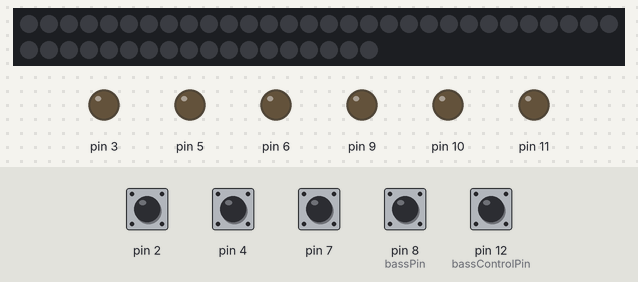
A sketch run on a simulated Arduino Uno, built with avr-gcc and run on an emulated ATmega328P. Parts: 48 RGB LEDs in strip order, left to right, continuing on the next row, output pins drawn as LEDs (lit = HIGH). Inputs (shaded band) come from the test bench; at power-on: pin 2, pin 4, pin 7, pin 8 (bassPin), pin 12 (bassControlPin) HIGH.

Above: at 1.2 s.
1.3 s: pin 2 pulled LOW for 1 s
At 1.98 s:
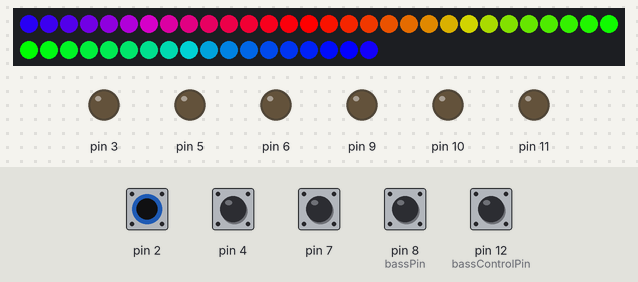
2.9 s: pin 2 pulled LOW for 0.15 s
At 4.0 s:
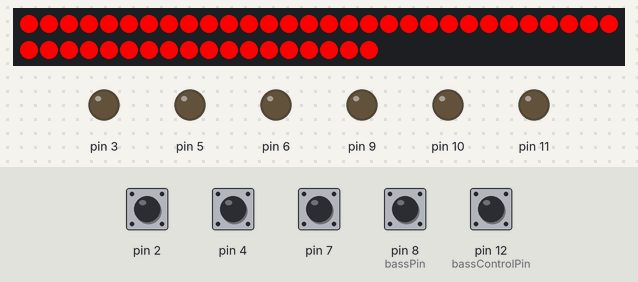
4.5 s: pin 4 pulled LOW for 1 s
At 5.49 s:
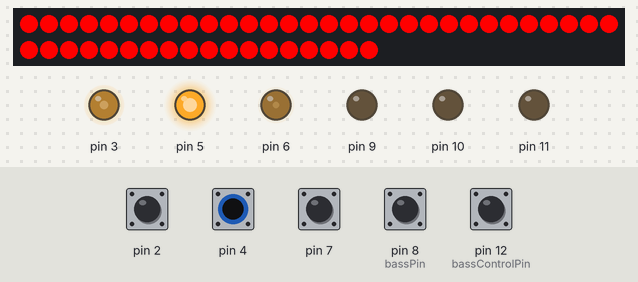
6.1 s: pin 4 pulled LOW for 0.15 s
Timing chart, 0 to 9.1 s (numbered marks = the images above; inputs shaded):
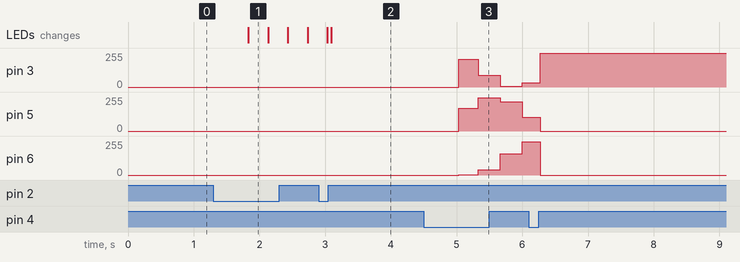

The sketch:

arduino_forum_393102.ino
```cpp
// (licence header left out)
// #define DEBUG


#include <Adafruit_NeoPixel.h>

#include "DebounceInput.h"

const int bassPin = 8;
const int bassControlPin = 12;

// -------------- BUTTONS -----------------------

class Button : DebouncedInput {

    const unsigned long LONG_CLICK_ms = 500;
    const unsigned long DCLICK_ms = 250;

    unsigned long down;
    int clickcount;
    boolean clickfired;

  public:
    Button(int pin) : DebouncedInput(pin)  {}

    virtual void onClick(int) {}
    virtual void onLongClick(int) {}

    void loop() {
      read();

      if (falling()) {
#ifdef DEBUG
        Serial.print("Button ");
        Serial.print((int)this);
        Serial.println(" falling");
#endif
        if (millis() - down > DCLICK_ms) clickcount = 0;
        clickcount ++;
        clickfired = false;
        down = millis();
      }
      else if (rising()) {
#ifdef DEBUG
        Serial.print("Button ");
        Serial.print((int)this);
        Serial.println(" rising");
#endif
        if (!clickfired) {
          onClick(clickcount);
          clickfired = true;
        }
      }
      else if (low() && !clickfired && millis() - down > LONG_CLICK_ms) {
#ifdef DEBUG
        Serial.print("Button ");
        Serial.print((int)this);
        Serial.println(" longclick");
#endif
        onLongClick(clickcount);
        clickfired = true;
      }
    }
};

// -------------- UTILITY CLASS -----------------------

// a simple list stores 20 pointers to whatever.

template <class T>
class SimpleList {
  public:
    T *list[20];
    int n = 0;
    void add(T *t) {
      if (n < 20) list[n++] = t;
    }
};

// -------------- EFFECTS AND CONTROLLERS -----------------------


class Effect;
class StrandEffect;
class RGBEffect;

template <class E>
class Controller;
class StrandController;
class RGBController;

SimpleList<StrandEffect> strandEffects;
SimpleList<RGBEffect> rgbEffects;

class Effect
{
  public:
    virtual void set_up(Controller<Effect> *controller) {
#ifdef DEBUG
      Serial.print("Controller ");
      Serial.print((int)controller);
      Serial.println(" set_up() ");
#endif
    }

    virtual void start(Controller<Effect> *controller) {
#ifdef DEBUG
      Serial.print("Controller ");
      Serial.print((int)controller);
      Serial.println(" start() ");
#endif
    }

    virtual void loop(Controller<Effect> *controller) = 0;

    virtual void stop(Controller<Effect> *controller) {
#ifdef DEBUG
      Serial.print("Controller ");
      Serial.print((int)controller);
      Serial.println(" stop() ");
#endif
    }

    virtual void tear_down(Controller<Effect> *controller) {
#ifdef DEBUG
      Serial.print("Controller ");
      Serial.print((int)controller);
      Serial.println(" tear_down() ");
#endif
    }

    // Input a value 0 to 255 to get a color value.
    // The colours are a transition r - g - b - back to r.
    static uint32_t wheel(Adafruit_NeoPixel &strip, byte WheelPos) {
      WheelPos = 255 - WheelPos;
      if (WheelPos < 85) {
        return strip.Color(255 - WheelPos * 3, 0, WheelPos * 3);
      }
      if (WheelPos < 170) {
        WheelPos -= 85;
        return strip.Color(0, WheelPos * 3, 255 - WheelPos * 3);
      }
      WheelPos -= 170;
      return strip.Color(WheelPos * 3, 255 - WheelPos * 3, 0);
    }

    static uint32_t wheel_v(Adafruit_NeoPixel &strip, byte WheelPos, byte v) {
      WheelPos = 255 - WheelPos;
      if (WheelPos < 85) {
        return strip.Color((255 - WheelPos * 3) * v / 255, 0, (WheelPos * 3) * v / 255);
      }
      if (WheelPos < 170) {
        WheelPos -= 85;
        return strip.Color(0, (WheelPos * 3) * v / 255, (255 - WheelPos * 3) * v / 255);
      }
      WheelPos -= 170;
      return strip.Color((WheelPos * 3) * v / 255, (255 - WheelPos * 3) * v / 255, 0);
    }

    static byte wheel_RED(byte WheelPos, byte v) {
      WheelPos = 255 - WheelPos;
      if (WheelPos < 85) {
        return (255 - WheelPos * 3) * v / 255;
      }
      if (WheelPos < 170) {
        WheelPos -= 85;
        return 0;
      }
      WheelPos -= 170;
      return (WheelPos * 3) * v / 255;
    }

    static byte wheel_GREEN(byte WheelPos, byte v) {
      WheelPos = 255 - WheelPos;
      if (WheelPos < 85) {
        return 0;
      }
      if (WheelPos < 170) {
        WheelPos -= 85;
        return (WheelPos * 3) * v / 255;
      }
      WheelPos -= 170;
      return  0;
    }

    static byte wheel_BLUE(byte WheelPos, byte v) {
      WheelPos = 255 - WheelPos;
      if (WheelPos < 85) {
        return  (WheelPos * 3) * v / 255;
      }
      if (WheelPos < 170) {
        WheelPos -= 85;
        return  (255 - WheelPos * 3) * v / 255;
      }
      WheelPos -= 170;
      return  0;
    }

};

class StrandEffect: public virtual Effect {
  public:
    StrandEffect() {
      strandEffects.add(this);
    }

    void set_up(Controller<Effect> *controller) {
      set_up((StrandController *)controller);
    }

    void start(Controller<Effect> *controller) {
      start((StrandController *)controller);
    }

    void loop(Controller<Effect> *controller) {
      loop((StrandController *)controller);
    }

    void stop(Controller<Effect> *controller) {
      stop((StrandController *)controller);
    }

    void tear_down(Controller<Effect> *controller) {
      tear_down((StrandController *)controller);
    }

    virtual void set_up(StrandController *controller) {
#ifdef DEBUG
      Effect::set_up((Controller<Effect> *)controller);
#endif
    }

    virtual void start(StrandController *controller) {
#ifdef DEBUG
      Effect::start((Controller<Effect> *)controller);
#endif
    }

    virtual void loop(StrandController *controller) = 0;

    virtual void stop(StrandController *controller) {
#ifdef DEBUG
      Effect::stop((Controller<Effect> *)controller);
#endif
    }

    virtual void tear_down(StrandController *controller) {
#ifdef DEBUG
      Effect::tear_down((Controller<Effect> *)controller);
#endif
    }


};

class RGBEffect: public virtual Effect {
  public:
    RGBEffect() {
      rgbEffects.add(this);
    }


    void set_up(Controller<Effect> *controller) {
      set_up((RGBController *)controller);
    }

    void start(Controller<Effect> *controller) {
      start((RGBController *)controller);
    }

    void loop(Controller<Effect> *controller) {
      loop((RGBController *)controller);
    }

    void stop(Controller<Effect> *controller) {
      stop((RGBController *)controller);
    }

    void tear_down(Controller<Effect> *controller) {
      tear_down((RGBController *)controller);
    }

    virtual void set_up(RGBController *controller) {
#ifdef DEBUG
      Effect::set_up((Controller<Effect> *)controller);
#endif
    }

    virtual void start(RGBController *controller) {
#ifdef DEBUG
      Effect::start((Controller<Effect> *)controller);
#endif
    }

    virtual void loop(RGBController *controller) = 0;

    virtual void stop(RGBController *controller) {
#ifdef DEBUG
      Effect::stop((Controller<Effect> *)controller);
#endif
    }

    virtual void tear_down(RGBController *controller) {
#ifdef DEBUG
      Effect::tear_down((Controller<Effect> *)controller);
#endif
    }

};

template <class E>
class Controller {
  public:
    SimpleList<E> &effects;
    int currentEffect = 0;

    Controller(SimpleList<E> &effects) :
      effects(effects)
    { }

    // these variables are a scratchpad area for the various effects. HOw they are used
    // is defined by the effect. prev_ms and ms are maintained by the loop method here, but are
    // available to the effects

    // effect set_up and tear_down allows effects to do things like mallocing space and holding them here

    unsigned long prev_ms, ms;
    unsigned long time[5];
    uint8_t n8[5];
    uint16_t n16[5];
    uint32_t n32[5];
    float f[5];
    void  *p[5];

    boolean isOn = false;
    boolean isInitialized = false;
    boolean bassActive = false;

    virtual void loop() {
      if (!isOn) return;

      ms = millis();
      effects.list[currentEffect]->loop((Controller<Effect> *)this);
      prev_ms = ms;
    }

    virtual void off() {
#ifdef DEBUG
      Serial.print("Controller ");
      Serial.print((int)this);
      Serial.println(" off");
#endif

      if (!isOn) return;

      ms = prev_ms = millis();
      effects.list[currentEffect]->stop((Controller<Effect> *)this);
      isOn = false;


    }

    virtual void on() {
#ifdef DEBUG
      Serial.print("Controller ");
      Serial.print((int)this);
      Serial.println(" on");
#endif

      if (isOn) return;

      if (!isInitialized) {
        effects.list[currentEffect]->set_up((Controller<Effect> *)this);
        isInitialized = true;
      }

      ms = prev_ms = millis();
      effects.list[currentEffect]->start((Controller<Effect> *)this);
      isOn = true;
    }

    virtual void next() {
#ifdef DEBUG
      Serial.print("Controller ");
      Serial.print((int)this);
      Serial.println(" next()");
#endif

      if (isOn) {
        effects.list[currentEffect]->stop((Controller<Effect> *)this);
      }

      if (isInitialized) {
        effects.list[currentEffect]->tear_down((Controller<Effect> *)this);
        isInitialized = false;
      }

      if (++currentEffect >= effects.n) {
        currentEffect = 0;
      }

      if (isOn) {
        effects.list[currentEffect]->set_up((Controller<Effect> *)this);
        isInitialized = true;
        effects.list[currentEffect]->start((Controller<Effect> *)this);
      }
      prev_ms = ms = millis();

    }

    void toggleBassActive() {
      bassActive = !bassActive;
    }

};


class RGBController: public Controller<RGBEffect> {
  public:
    int rPin, gPin, bPin;


    RGBController(int rPin, int gPin, int bPin) :
      Controller(rgbEffects),
      rPin(rPin), gPin(gPin), bPin(bPin)
    {
    }

    void setup() {
      pinMode(rPin, OUTPUT);
      pinMode(gPin, OUTPUT);
      pinMode(bPin, OUTPUT);

#ifdef DEBUG
      Serial.print("RgbController ");
      Serial.print((int)this);
      Serial.print(".setup()");
      Serial.println();
#endif
    }


    virtual void off() {
      if (!isOn) return;
      analogWrite(rPin, 0);
      analogWrite(gPin, 0);
      analogWrite(bPin, 0);
      Controller::off();
    }

    virtual void next() {
      analogWrite(rPin, 0);
      analogWrite(gPin, 0);
      analogWrite(bPin, 0);
      Controller::next();
    }

};

class StrandController: public Controller<StrandEffect> {
  public:
    Adafruit_NeoPixel strand;

    StrandController(int strandSize, int strandPin) :
      Controller(strandEffects),
      strand(strandSize, strandPin, NEO_GRB + NEO_KHZ800) {
    }

    virtual void setup() {
      strand.begin();
      strand.clear();
      strand.show();

#ifdef DEBUG
      Serial.print("StrandController ");
      Serial.print((int)this);
      Serial.print(".setup()");
      Serial.println();
#endif
    }

    virtual void off() {
      if (!isOn) return;
      strand.clear();
      strand.show();
      Controller::off();
    }

    virtual void next() {
#ifdef DEBUG
      Serial.print("StrandController ");
      Serial.print((int)this);
      Serial.print(".next()");
      Serial.println();
#endif

      strand.clear();
      strand.show();
      Controller::next();
    }

};

template <class E>
class ControllerButton: Button {
    Controller<E> &controller;
  public :
    ControllerButton(Controller<E> &controller, int pin) :
      Button(pin), controller(controller) {
    }

    void loop() {
      Button::loop();
    }

    void onClick(int) {
#ifdef DEBUG
      Serial.print("ControllerButton ");
      Serial.print((int)this);
      Serial.println(" click");
#endif
      if (digitalRead(bassControlPin) == LOW)
        controller.toggleBassActive();
      else
        controller.next();
    }

    void onLongClick(int) {
#ifdef DEBUG
      Serial.print("ControllerButton ");
      Serial.print((int)this);
      Serial.println(" longclick");
#endif

#ifdef DEBUG
      Serial.print("controller.isOn ");
      Serial.println(controller.isOn);
#endif

      if (controller.isOn) {
        controller.off();
      }
      else {
        controller.on();
      }

#ifdef DEBUG
      Serial.print("controller.isOn ");
      Serial.println(controller.isOn);
#endif
    }
};

// -------------- IMPLEMENTATION OF VARIOUS FUN EFFECTS -----------------------

/*

  class Point : StrandEffect {
  public:
    void set_up(StrandController *controller) {
      controller->f[0] = 0;
      controller->f[1] = 1;
    }

    // an extremely simple effect that moves the led along by one every 10th of a second.
    void loop(StrandController *controller) {
      if (controller->prev_ms == controller->ms) return;

      int prev = (int) controller->f[0];

      const boolean bass = digitalRead(bassPin) == LOW;
      const int d = controller->ms - controller->prev_ms;

      if (bass) {
        controller->f[1] = 30.0;
      }
      else {
        controller->f[1] -= 1;
        for (int i = 0; i < d; i++)
          controller->f[1] *= .995;
        controller->f[1] += 1;
      }

      controller->f[0] += controller->f[1] / 200;
      while (controller->f[0] >= controller->strand.numPixels()) {
        controller->f[0] -= controller->strand.numPixels();
      }
      if (controller->f[0] < 0) controller->f[0] = 0;

      int now =  (int) controller->f[0];

      if (prev != now) {
        for (int i = 0; i < controller->strand.numPixels(); i +=  controller->strand.numPixels() / 2) {
          controller->strand.setPixelColor((prev) % (controller->strand.numPixels() / 2) + i, 0);
          controller->strand.setPixelColor((now) % (controller->strand.numPixels() / 2) + i, controller->strand.Color(255, 255, 255));
          controller->strand.show();
        }
      }
    }

  } ;

  class Rainbow : StrandEffect {
  public:
    // an extremely simple effect that moves the led along by one every 10th of a second.
    void loop(StrandController *controller) {
      int t =  (controller->ms / 10) & 255;
      const boolean bass = digitalRead(bassPin) == LOW;

      for (int i = 0; i < controller->strand.numPixels(); i++) {
        controller->strand.setPixelColor(i, wheel_v(controller->strand,  ( (i * 256 / controller->strand.numPixels()) + t) & 255, bass ? 255 : 64));
      }

      controller->strand.show();
    }

  } ;

  class LedRainbow : RGBEffect {
  public:
    void loop(RGBController *controller) {
      float t =  (controller->ms ) / 333;

      const boolean bass = digitalRead(bassPin) == LOW;

      analogWrite(controller->rPin, (byte) ((sin(t + 0.0 / 3.0 * 2.0 * PI) + 1.0) / 2.0 * (bass ? 250 : 64)));
      analogWrite(controller->gPin, (byte) ((sin(t + 1.0 / 3.0 * 2.0 * PI) + 1.0) / 2.0 * (bass ? 250 : 64)));
      analogWrite(controller->bPin, (byte) ((sin(t + 2.0 / 3.0 * 2.0 * PI) + 1.0) / 2.0 * (bass ? 250 : 64)));
    }
  } ;

  class LedFlash : RGBEffect {
  public:
    int speed;

    LedFlash(int speed) : speed(speed) {}

    void loop(RGBController *controller) {
      int z = (controller->ms / speed) % 4;

      const boolean bass = digitalRead(bassPin) == LOW;

      analogWrite(controller->rPin, z == 0 ? bass ? 255 : 64  : 0);
      analogWrite(controller->gPin, z == 1 ? bass ? 255 : 64  : 0);
      analogWrite(controller->bPin, z == 2 ? bass ? 255 : 64  : 0);

    }

  } ;

*/


class Rainbow : StrandEffect {
  public:
    // an extremely simple effect that moves the led along by one every 10th of a second.
    void loop(StrandController *controller) {
      int t =  (controller->ms / 10) & 255;
      const boolean bass = digitalRead(bassPin) == LOW;

      for (int i = 0; i < controller->strand.numPixels(); i++) {
        controller->strand.setPixelColor(i, wheel_v(controller->strand,  ( (i * 256 / controller->strand.numPixels()) + t) & 255, !controller->bassActive || bass ? 255 : 64));
      }

      controller->strand.show();
    }

} rainbow;

class LedRainbow : RGBEffect {
  public:
    void loop(RGBController *controller) {
      float t =  (controller->ms ) / 333;

      const boolean bass = digitalRead(bassPin) == LOW;

      analogWrite(controller->rPin, (byte) ((sin(t + 0.0 / 3.0 * 2.0 * PI) + 1.0) / 2.0 * (!controller->bassActive || bass ? 255 : 64)));
      analogWrite(controller->gPin, (byte) ((sin(t + 1.0 / 3.0 * 2.0 * PI) + 1.0) / 2.0 * (!controller->bassActive || bass ? 255 : 64)));
      analogWrite(controller->bPin, (byte) ((sin(t + 2.0 / 3.0 * 2.0 * PI) + 1.0) / 2.0 * (!controller->bassActive || bass ? 255 : 64)));
    }
} ledRainbow;


class LedColor : RGBEffect {
    const byte brightRED;
    const byte brightGREEN;
    const byte brightBLUE;
    const byte dimRED;
    const byte dimGREEN;
    const byte dimBLUE;


  public:
    LedColor(byte r, byte g, byte b) :
      brightRED(r), brightGREEN(g), brightBLUE(b),
      dimRED(r / 4), dimGREEN(g / 4), dimBLUE(b / 4)
    {}

    void loop(RGBController *controller) {
      if (controller->bassActive) {
        const boolean bass = digitalRead(bassPin) == LOW;

        analogWrite(controller->rPin, bass ? brightRED : dimRED);
        analogWrite(controller->gPin, bass ? brightGREEN : dimGREEN);
        analogWrite(controller->bPin, bass ? brightBLUE : dimBLUE);
      }
      else {
        analogWrite(controller->rPin, brightRED);
        analogWrite(controller->gPin, brightGREEN);
        analogWrite(controller->bPin, brightBLUE);
      }

    }

}
rgbColours[] = {
  // to keep the brighness consistent, make sure everything sums to 256 (or 255)
  LedColor(255, 0, 0), //red
  LedColor(255 - 8 - 32, 8, 32), // pink
  LedColor(192, 64, 0), //orange
  LedColor(128, 128, 0), //yellow
  LedColor(64, 192, 0), //yelow green
  LedColor(0, 128, 128), //cyan
  LedColor(0, 0, 255), //blue
  LedColor(128, 0, 128), //magenta
  LedColor(64, 0, 192), //purple
};
;

class StrandColor : StrandEffect {
    byte r, g, b;
  public:
    StrandColor(byte r, byte g, byte b) : r(r), g(g), b(b) {}

    virtual void set_up(StrandController *controller) {
      controller->n32[0] = controller->strand.Color(r, g, b); // bright
      controller->n32[1] = controller->strand.Color(r / 4, g / 4, b / 4); // dim

      //      StrandEffect::set_up((Controller<Effect> *)controller);
    }


    void loop(StrandController *controller) {
#ifdef DEBUG
      Serial.print(controller->n32[0]);
      Serial.print(' ');
      Serial.print(controller->n32[1]);
      Serial.println();
#endif

      if (controller->bassActive) {
        const boolean bass = digitalRead(bassPin) == LOW;
        for (int i = 0; i < controller->strand.numPixels(); i++) {
          controller->strand.setPixelColor(i, controller->n32[bass ? 0 : 1]);
        }
      }
      else {
        for (int i = 0; i < controller->strand.numPixels(); i++) {
          controller->strand.setPixelColor(i, controller->n32[0]);
        }
      }

      controller->strand.show();
    }
}
strandColours[] = {
  // to keep the brighness consistent, make sure everything sums to 256 (or 255)
  StrandColor(255, 0, 0), //red
  StrandColor(255 - 8 - 32, 8, 32), // pink
  StrandColor(192, 64, 0), //orange
  StrandColor(128, 128, 0), //yellow
  StrandColor(64, 192, 0), //yelow green
  StrandColor(0, 128, 128), //cyan
  StrandColor(0, 0, 255), //blue
  StrandColor(128, 0, 128), //magenta
  StrandColor(64, 0, 192), //purple
};


// -------------- PINOUT -----------------------

// atttach my four neopixel rings to pins 12-9. Two of my rings are 24-led, and two are 16 led

StrandController s12(48, 13); //, s11(24, 11), s10(16, 10), s9(16, 9);
RGBController led1(3, 6, 5);
RGBController led2(10, 11, 9);

ControllerButton<StrandEffect> s12_button(s12, 2);
ControllerButton<RGBEffect> led1_button(led1, 4);
ControllerButton<RGBEffect> led2_button(led2, 7);

// -------------- main loop -----------------------


void setup() {
#ifdef DEBUG
  Serial.begin(57600);
  while (!Serial);
  Serial.println("\nbegin sketch\n");
#endif

  s12.setup();
  led1.setup();
  led2.setup();

  pinMode(bassPin, INPUT_PULLUP);
  pinMode(bassControlPin, INPUT_PULLUP);


}


void loop() {
  // put your main code here, to run repeatedly:

  s12.loop();
  led1.loop();
  led2.loop();
  s12_button.loop();
  led1_button.loop();
  led2_button.loop();

}
```

Source omitted: DebounceInput.cpp (4368 bytes), DebounceInput.h (5597 bytes)

Measured:
- after the input at 1.3 s, the LEDs: change after 0.53 s (image 1)
- after the input at 2.9 s, the LEDs: first differ from a run without the input after 0.19 s (image 2)
- after the input at 4.5 s, pin 3: 0/255 → 210/255 after 0.53 s, → 90/255 0.30 s later, → 4/255 0.34 s later, → 31/255 0.33 s later; pin 5: 0/255 → 169/255 after 0.53 s, → 251/255 0.30 s later, → 219/255 0.34 s later, → 102/255 0.33 s later; pin 6: 0/255 → 2/255 after 0.53 s, → 40/255 0.30 s later, → 158/255 0.34 s later, → 248/255 0.33 s later
